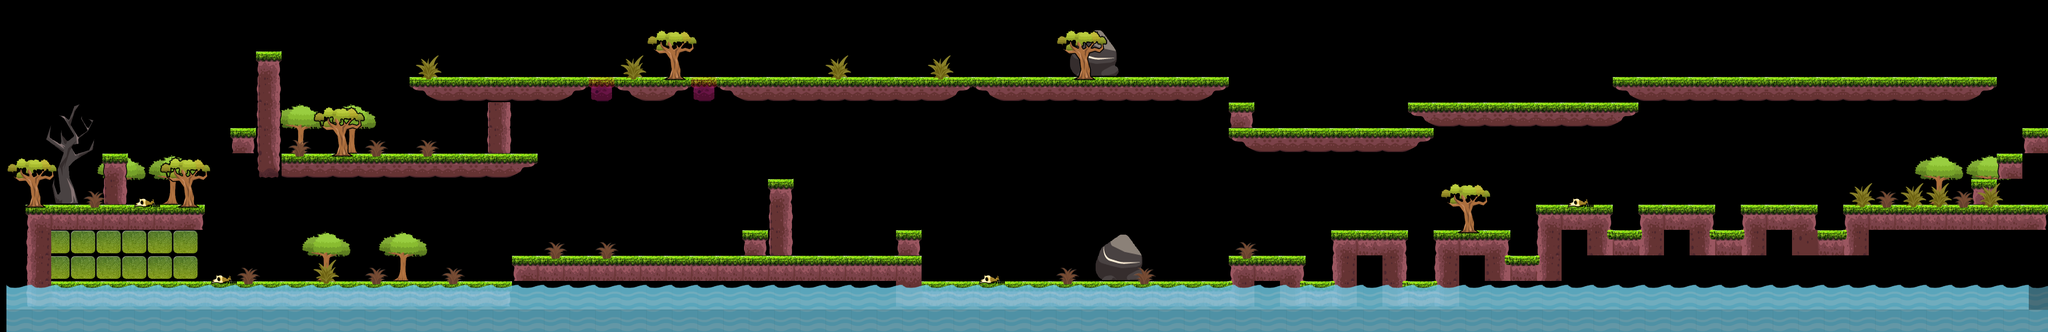

This is a level from a 2D game, rendered from its Tiled map with the project's own tilesets. A one-line summary and the map file follow, with tile-layer data summarised:
An orthogonal 80x13 tile map with 64x64 px tiles, 3 tile layers (bg2, floor, fg), 1 hidden layer not drawn and 178 objects (18x enemy, player, goal).

<map version="1.0" orientation="orthogonal" renderorder="right-down" width="80" height="13" tilewidth="64" tileheight="64" nextobjectid="212">
 <tileset firstgid="1" name="tileset_01" tilewidth="64" tileheight="64" tilecount="96" columns="12">
  <image source="tileset_01.png" width="768" height="512" />
 </tileset>
 <layer name="bg2" width="80" height="13" offsetx="-16" offsety="0">
  <data>[1040 cells, 60 non-empty, 17 distinct tile ids]</data>
 </layer>
 <layer name="bg1" width="80" height="13" visible="0">
  <data>[1040 cells, 101 non-empty, 12 distinct tile ids]</data>
 </layer>
 <layer name="floor" width="80" height="13">
  <data>[1040 cells, 199 non-empty, 15 distinct tile ids]</data>
 </layer>
 <layer name="fg" width="80" height="13" offsetx="16" offsety="8">
  <data>[1040 cells, 211 non-empty, 9 distinct tile ids]</data>
 </layer>
 <objectgroup name="actors">
  <object id="1" type="player" x="167" y="351" width="62" height="63" />
  <object id="2" name="zombie1" type="enemy" x="576" y="240" width="61" height="65" />
  <object id="5" type="goal" x="1137.94" y="257.727" width="65" height="121" />
  <object id="6" name="zombie1" type="enemy" x="738.667" y="565.667" width="61" height="65" />
  <object id="7" name="zombie1" type="enemy" x="1456" y="560" width="61" height="65" />
  <object id="9" name="zombie1" type="enemy" x="1920" y="384" width="61" height="65" />
  <object id="10" name="zombie1" type="enemy" x="1155" y="122.667" width="61" height="65" />
  <object id="11" name="dino" type="enemy" x="1056" y="304" width="61" height="65" />
  <object id="13" name="zombie1" type="enemy" x="2560" y="112" width="61" height="65" />
  <object id="14" name="zombie1" type="enemy" x="2155" y="469" width="61" height="65" />
  <object id="15" name="zombie1" type="enemy" x="2486" y="468" width="61" height="65" />
  <object id="16" name="zombie1" type="enemy" x="2816" y="112" width="61" height="65" />
  <object id="17" name="dino" type="enemy" x="3152" y="224" width="61" height="65" />
  <object id="19" name="zombie1" type="enemy" x="3078" y="577" width="61" height="65" />
  <object id="20" name="zombie1" type="enemy" x="2752" y="464" width="61" height="65" />
  <object id="21" name="zombie1" type="enemy" x="3904" y="448" width="61" height="65" />
  <object id="23" name="zombie1" type="enemy" x="4656" y="448" width="61" height="65" />
  <object id="37" gid="9" x="928" y="704" width="64" height="64" />
  <object id="38" gid="9" x="509.333" y="705.333" width="64" height="64" />
  <object id="39" gid="9" x="962.667" y="386.667" width="64" height="64" />
  <object id="40" gid="34" x="1088" y="629.333" width="32" height="32" />
  <object id="41" gid="34" x="1120" y="629.333" width="32" height="32" />
  <object id="42" gid="34" x="1152" y="629.333" width="32" height="32" />
  <object id="43" gid="34" x="845.333" y="172" width="32" height="32" />
  <object id="44" gid="34" x="934.667" y="142.667" width="32" height="32" />
  <object id="45" gid="34" x="886.667" y="156" width="32" height="32" />
  <object id="46" gid="10" x="798.667" y="321.333" width="32" height="32" />
  <object id="48" gid="10" x="830.667" y="321.333" width="32" height="32" />
  <object id="49" gid="10" x="766.667" y="321.333" width="32" height="32" />
  <object id="50" gid="10" x="848" y="256" width="32" height="32" />
  <object id="51" gid="10" x="282.667" y="284" width="32" height="32" />
  <object id="52" gid="10" x="318.667" y="284" width="32" height="32" />
  <object id="53" gid="10" x="356" y="284" width="32" height="32" />
  <object id="54" gid="10" x="390.667" y="282.667" width="32" height="32" />
  <object id="55" gid="10" x="734.667" y="321.333" width="32" height="32" />
  <object id="56" gid="10" x="341.333" y="360" width="32" height="32" />
  <object id="57" gid="10" x="341.333" y="453.333" width="32" height="32" />
  <object id="58" gid="10" x="342.667" y="424" width="32" height="32" />
  <object id="59" gid="10" x="341.333" y="393.333" width="32" height="32" />
  <object id="60" gid="10" x="304" y="624" width="32" height="32" />
  <object id="61" gid="10" x="160" y="624" width="32" height="32" />
  <object id="62" gid="10" x="208" y="624" width="32" height="32" />
  <object id="63" gid="10" x="256" y="624" width="32" height="32" />
  <object id="64" gid="10" x="802.667" y="197.333" width="32" height="32" />
  <object id="65" gid="10" x="704" y="288" width="32" height="32" />
  <object id="66" gid="10" x="760" y="214.667" width="32" height="32" />
  <object id="67" gid="10" x="720" y="246.667" width="32" height="32" />
  <object id="68" gid="10" x="1168" y="80" width="32" height="32" />
  <object id="69" gid="10" x="1136" y="80" width="32" height="32" />
  <object id="70" gid="10" x="1232" y="80" width="32" height="32" />
  <object id="71" gid="10" x="1200" y="80" width="32" height="32" />
  <object id="72" gid="10" x="1093.33" y="686.333" width="32" height="32" />
  <object id="73" gid="10" x="1126.67" y="687.667" width="32" height="32" />
  <object id="74" gid="10" x="1162.67" y="687.667" width="32" height="32" />
  <object id="75" gid="10" x="1488" y="432" width="32" height="32" />
  <object id="76" gid="10" x="1488" y="400" width="32" height="32" />
  <object id="77" gid="10" x="1488" y="496" width="32" height="32" />
  <object id="78" gid="10" x="1488" y="464" width="32" height="32" />
  <object id="79" gid="10" x="1952" y="384" width="32" height="32" />
  <object id="80" gid="10" x="1952" y="320" width="32" height="32" />
  <object id="81" gid="10" x="1952" y="352" width="32" height="32" />
  <object id="82" gid="10" x="1952" y="288" width="32" height="32" />
  <object id="83" gid="10" x="2128" y="416" width="32" height="32" />
  <object id="84" gid="10" x="2128" y="448" width="32" height="32" />
  <object id="85" gid="10" x="2128" y="480" width="32" height="32" />
  <object id="86" gid="10" x="2128" y="512" width="32" height="32" />
  <object id="87" gid="34" x="2320" y="528" width="32" height="32" />
  <object id="88" gid="34" x="2384" y="528" width="32" height="32" />
  <object id="89" gid="10" x="2896" y="624" width="32" height="32" />
  <object id="90" gid="10" x="2896" y="688" width="32" height="32" />
  <object id="91" gid="10" x="2896" y="592" width="32" height="32" />
  <object id="92" gid="10" x="2896" y="656" width="32" height="32" />
  <object id="93" gid="10" x="2928" y="624" width="32" height="32" />
  <object id="94" gid="10" x="2928" y="688" width="32" height="32" />
  <object id="95" gid="10" x="2928" y="592" width="32" height="32" />
  <object id="96" gid="10" x="2928" y="656" width="32" height="32" />
  <object id="97" gid="10" x="3968" y="432" width="32" height="32" />
  <object id="98" gid="10" x="3872" y="432" width="32" height="32" />
  <object id="99" gid="10" x="3920" y="384" width="32" height="32" />
  <object id="100" gid="10" x="3920" y="432" width="32" height="32" />
  <object id="101" gid="10" x="4176" y="400" width="32" height="32" />
  <object id="102" gid="10" x="4208" y="432" width="32" height="32" />
  <object id="103" gid="10" x="4176" y="432" width="32" height="32" />
  <object id="104" gid="10" x="4144" y="432" width="32" height="32" />
  <object id="105" gid="9" x="4288" y="576" width="64" height="64" />
  <object id="106" gid="9" x="4544" y="576" width="64" height="64" />
  <object id="113" gid="34" x="2784" y="592" width="32" height="32" />
  <object id="114" gid="34" x="3600" y="576" width="32" height="32" />
  <object id="115" gid="34" x="3200" y="640" width="32" height="32" />
  <object id="116" gid="10" x="586.667" y="645.333" width="32" height="32" />
  <object id="117" gid="10" x="586.667" y="613.333" width="32" height="32" />
  </objectgroup>
</map>
<!-- 87 of 178 objects omitted -->